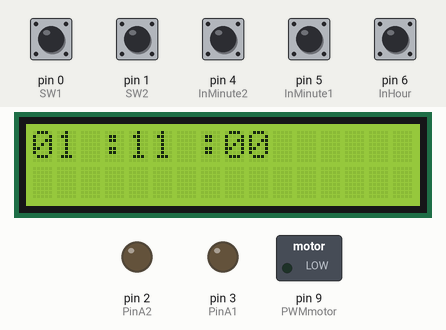
Recording of a sketch running on a simulated Arduino Uno, built with avr-gcc and run on an emulated ATmega328P. Shown: 16×2 character LCD, switched loads named in the sketch (green lamp = pin HIGH), output pins drawn as LEDs (lit = HIGH). Inputs (shaded band) come from the test bench; at power-on: pin 4 (InMinute2), pin 5 (InMinute1), pin 6 (InHour) HIGH, pin 0 (SW1), pin 1 (SW2) LOW.

Above: at 0.1 s.
At 1.2 s:
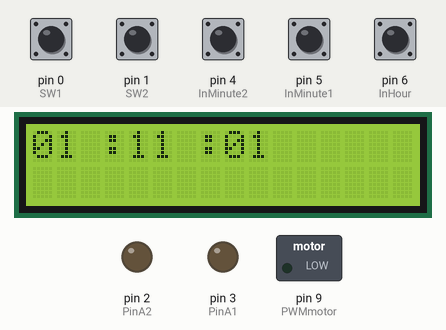
1.3 s: pin 0 (SW1) pulled HIGH for 0.15 s
At 2.8 s:
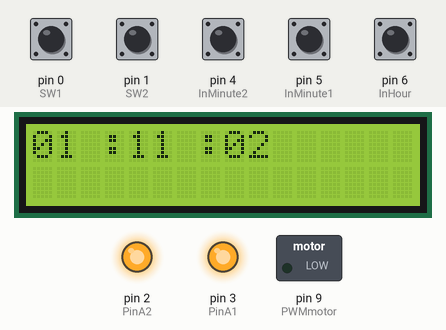
Timing chart, 0 to 4.3 s (numbered marks = the images above; inputs shaded):
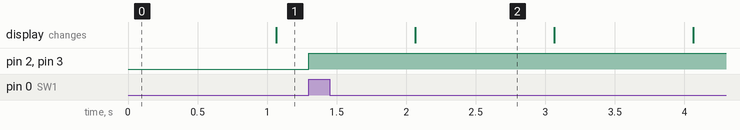

Measured:
- after the input at 1.3 s, pin 2 (PinA2), pin 3 (PinA1): LOW → HIGH at once
- what the display in image 2 shows lasts 1.0 s, from 2.1 s to 3.1 s

The sketch:

AuttoRollerBlind.ino
```cpp
/// Initialize pins for  Clock Display on LCD/////
int InHour=6;
int InMinute1=5;
int InMinute2=4;
int BSHour;
int BSMin1;
int BSMin2;
int LBSHour;
int LBSMin1;
int LBSMin2;

unsigned int second=0;
unsigned int minute=0;
unsigned int hour=0;
static unsigned long lWaitMillis;
// include the library code:
#include <LiquidCrystal.h>

// initialize the library with the numbers of the interface pins
LiquidCrystal lcd(12, 11, A3, A2, A1, A0);

////initialize pins for motor drive
int PWMmotor = 9;
int PinA1 = 3;
int PinA2 = 2;
int SW1 = 0;
int SW2 = 1;
bool Open=false;

void setup() {

      pinMode(PWMmotor,OUTPUT);
      pinMode(PinA1,OUTPUT);
      pinMode(PinA2,OUTPUT);
      pinMode(SW1,INPUT);
      pinMode(SW2,INPUT);
      pinMode(InHour,INPUT);
      pinMode(InMinute1,INPUT);
      pinMode(InMinute2,INPUT);


      lcd.begin(16, 2);

      lWaitMillis = millis() + 1000;  // initial setup
}

void loop() {


//////////////////////////
Clock();
inputClock();
displayClock();

//////////////////////////
if (hour==6){if (Open==false){driveMotor(127,"CW");}}
else if(hour==18){if (Open==true){driveMotor(127,"CCW");}}
if(digitalRead(SW1)==1){driveMotor(0,"stop");Open=true;}
if(digitalRead(SW2)==1){driveMotor(0,"stop");Open=false;}
}

//this constructor is made for driving motor with  L293D H-Bridge, speedmotor is represent the PWM value
// and motorDirection is represent the direction of motor (CW=ClockWise,CCW=CounterClockWise,stop for stopping the motor)
void driveMotor(int speedMotor, String motorDirection){
analogWrite(PWMmotor,speedMotor);
if( motorDirection=="CW")
{
digitalWrite(PinA1,HIGH);
digitalWrite(PinA2,LOW);

}

if (motorDirection=="CCW")
{

digitalWrite(PinA1,LOW);
digitalWrite(PinA2,HIGH);
}
if (motorDirection=="stop")
{

digitalWrite(PinA1,HIGH);
digitalWrite(PinA2,HIGH);
}
}

// constructor for generating clock
void Clock()
{
 if( (long)( millis() - lWaitMillis ) >= 0)
  {
    // millis is now later than my 'next' time

    second++;

    lWaitMillis += 1000;  // do it again 1 second later
  }


if (second==60){
minute++;
second=0;
}
if (minute==60){
hour++;
minute =0;
}
if(hour==24){
hour=0;
}
}

///for displaying at LCD display
void displayClock(){
String SHour=String(hour,DEC);
 if (hour<10){
 SHour=  "0"+SHour;}
 lcd.setCursor(0, 0);
 lcd.print(SHour);

 lcd.setCursor(3, 0);
 lcd.print(":");

 String SMinute=String(minute,DEC);
 if (minute<10){
 SMinute=  "0"+SMinute;}
 lcd.setCursor(4, 0);
 lcd.print(SMinute);

 lcd.setCursor(7, 0);
 lcd.print(":");

 String SSecond= String(second,DEC);
 if (second<10){
 SSecond=  "0"+SSecond;}
 lcd.setCursor(8, 0);
 lcd.print(SSecond);
}


// constructor for setting clock
void inputClock(){
    BSHour = digitalRead(InHour);
    BSMin1 = digitalRead(InMinute1);
    BSMin2 = digitalRead(InMinute2);
   if (BSHour != LBSHour)
  {
      if(BSHour == HIGH){
        hour++;}
    if (hour==24){hour=0;}
  }
  if (BSMin1 != LBSMin1)
  {
    if (BSMin1==HIGH){
      minute= minute+10;}
    if (minute>59){
      minute = minute%10;
    }
  }
   if (BSMin2!=LBSMin2)
  {
      if(BSMin2==HIGH){
      minute++;}
    if (minute>59)
  {
    int a= minute/10;
    minute= a*10;
  }

  }
   LBSHour=BSHour;
   LBSMin1=BSMin1;
   LBSMin2=BSMin2;
}
```
